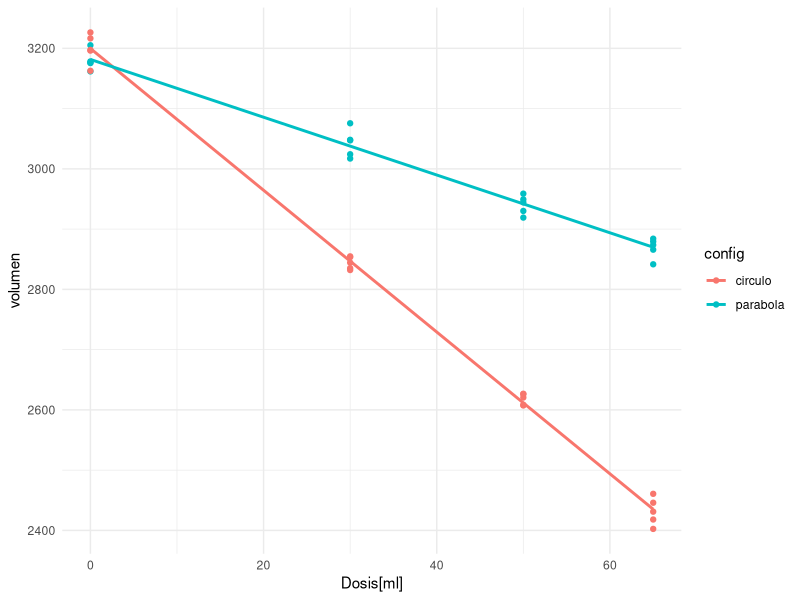
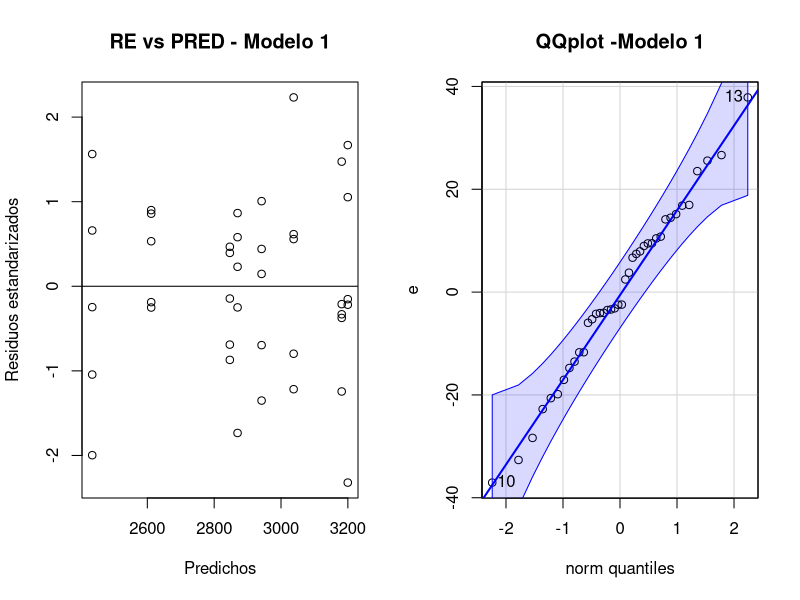
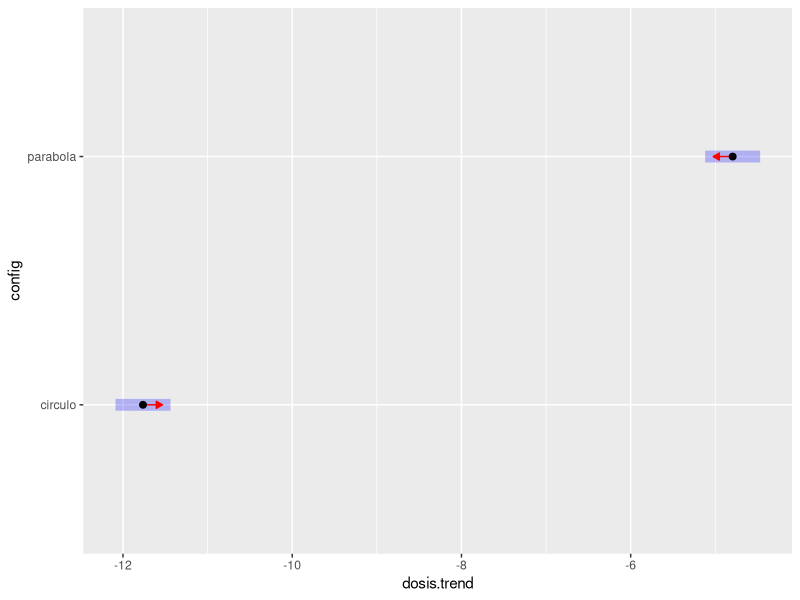

The R source for these figures, in order:
rm(list=ls())
#Ejercicio 3, tratamiento de tumores

# 1. Identifique las variables explicativas, el diseño y la cantidad de réplicas.
# explicativas: configuracion (cualitativa) y dosis (cuantitativa)
# Estudio experimental, Diseño Completamente Aleatorizado
# variable respuesta:volumen de tumor en ml cubicos a los 20 dias, cuantitatvia continua. Dist normal
# ue: cada raton
# 5 replicas para cada combinacion dosis configuracion
# 2 predictoras y su interaccion

## las ecuaciones estan en la carpeta

datos<-read.csv("TEQ.csv", stringsAsFactors = TRUE)
str(datos)
summary(datos)


library(ggplot2)
library(emmeans)
library(car)
library(dplyr)

datos %>% 
  select(config, volumen) %>%
  group_by(config) %>%
  summarise_all(.funs = c(
    n = length, 
    media_volumen = mean, 
    sd = sd, 
    min = min, 
    max = max
  )
  )

datos %>% 
  select(dosis, volumen) %>%
  group_by(dosis) %>%
  summarise_all(.funs = c(
    n = length, 
    media_dosis = mean, 
    sd = sd, 
    min = min, 
    max = max
  )
  )
# 2. Escriba el modelo en parámetros, indicando el significado de cada término en
# contexto. Si alguna/s variables podrían ser incluida/s de diferente manera, elija
# aquella que resulte en un modelo con menor cantidad de parámetros.
#hecho en carpeta

#3. Realice un gráfico descriptivo en donde se muestre la relación entre el volumen del
#tumor a los 20 días y la dosis de TEQ aplicada, discriminando por tratamiento.

q1<-ggplot(data=datos, aes(x=dosis, y=volumen, colour=config))+theme_minimal()+geom_point()+labs(x="Dosis[ml]")
r1 <- q1 + geom_smooth(method = "lm", se = FALSE)
r1


# 4. Ajuste el modelo propuesto. ¿Cuáles y cuántos parámetros deben estimarse?
# Se estiman 5 parametros: b0, b1, b2, b3 y la varianza
#Modelo con interaccion

modelo1<-lm(volumen ~ dosis*config, datos)
anova(modelo1)
summary(modelo1)

# Supuestos!

e<-resid(modelo1) # residuos
re<-rstandard(modelo1) #residuos estandarizados
pre<-predict(modelo1) #predichos
par(mfrow = c(1, 2))
#5. Realice un gráfico de residuos del modelo vs valores predichos. En base al patrón
#observado, ¿qué supuestos evalúa y qué concluye?
# Se evalua homocedasticidad y linealidad 
plot(pre, re, xlab="Predichos", ylab="Residuos estandarizados",main="RE vs PRED - Modelo 1" )
abline(0,0)

qqPlot(e, main = "QQplot -Modelo 1")

#6. Evalúe el supuesto de normalidad. ¿Cuál es la hipótesis nula de la prueba de
#hipótesis correspondiente? ¿Cuáles y cuántos datos se utilizan? Efectúe la prueba y
#concluya.
#Ho) Los errores siguen una distribución normal (N (0; sigma^2) ) y están independientemente distribuidos

shapiro.test(e)#0.94

# No hay evidencia suficiente para rechazar que los errores se ajustan a N (0; sigma^2)
# homocedasticidad lo veo unicamente en el grafico

# 7. Ajuste el modelo y concluya en relación al objetivo del estudio. Interprete el
#coeficiente estimado para configparábola*dosis (con un IC95%)

#AHora que se cumplen los supuetsos, miro los resultados
summary(modelo1)
anova(modelo1)

# VolTumoral=3199.77 -11.76*dosis -18.16*parabola+6,97*dosis*parabola

# LA INTERACCION ENTRE DOSIS Y PARABOLA ES SGINIFICATIVA
# es decir, el volumen tumoral, por lo menos por alguna dosis, se ve afectada segun la configuracion parabola

# existe relacion lineal entre el volumen y la dosis y difiere segun la configuracion

#8. A partir del modelo ajustado, ¿puede predecir el volumen medio que tendrá un tumor
#sometido a la configuración círculo con una dosis de 60 Coulombs? En caso que se
#pueda, estimar dicho valor, en caso que no sea posible, justifique indicando la razón

#Si se puede
# A mano:
3199.77 -11.76*60 # 2494.17 mm3
#Con predict:
nuevo<-data.frame(config="circulo", dosis=60)
predict(modelo1,nuevo, interval="prediction")
#      fit      lwr      upr
#1 2493.943 2456.909 2530.978

#Comparaciones

options(emmeans= list(emmeans = list(infer = c(TRUE, F)),
                      contrast = list(infer = c(TRUE, TRUE)))) # acá estamos seteando la salida de las tablas del emmeans , el primer True de cada paréntesis es para pedir los intervalos de confianza y el segundo es para pedir los valores P. 
# Comparacion de pendientes de las 3 fuentes (relacion entre DBO y pH para cada fuente)

comp_pendientes <- emtrends(modelo1,  pairwise ~ config, var="dosis") #, contr="cld"
comp_pendientes
plot(comp_pendientes$emtrends, comparisons = TRUE)

# Al tener solo dos factores, al ver que la diferencia es significativa ya sabemos que circulo y parabola difiere
# Fue al pedo hacer comparaicones aca

#9. Informe e interprete el IC 95% para la magnitud del máximo efecto entre
#configuraciones.

# Intervalo de confianza 95% para la interaccion
confint(modelo1)
confint(modelo1, "dosis:configparabola")

#                        2.5 %   97.5 %
#dosis:configparabola 6.509782 7.428487

# La diferencia media en este intervalo de confianza para que el efecto diferencial
# maximo entre consifguraciones es de 7,43
